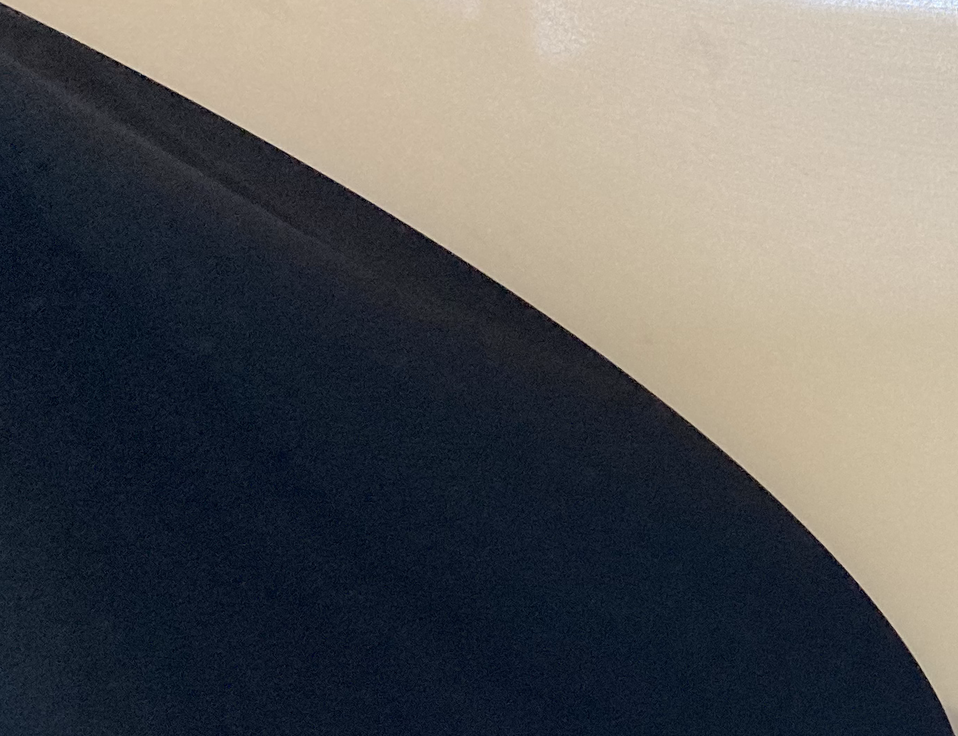
#> input picture 3kg.png, 958 x 736 px, shrunk from 1373 x 1055 before the run
$ python extraction_donnees_courbe.py
#> lines starting #> are read from the running program, lines starting #| are printed output that depends on the picture; after the words box and inside, x2 and y2 are one past the last pixel; in counts of white or black regions, pixels touching at a corner belong together
#!/usr/bin/env python3
# -*- coding: utf-8 -*-
"""
Created on Thu May  5 04:26:03 2022

@author: marie
"""

#%%
from math import *
import numpy as np
import skimage.io as skio
from skimage import color
from skimage import feature
from skimage import filters
import skimage as sk
import matplotlib.pyplot as plt
import skimage.morphology as skm
import matplotlib.pyplot as plt
import cv2
import os
plt.rcParams['image.cmap'] = 'gray'

#%% Filtre de Canny

plt.close('all')
os.chdir("...")

img = skio.imread("3kg.png")
#> img is the input picture: shape (736, 958, 4); mean R, G, B, A 93.3, 92.9, 92.5, 255
img = cv2.cvtColor(img, cv2.COLOR_BGR2GRAY)
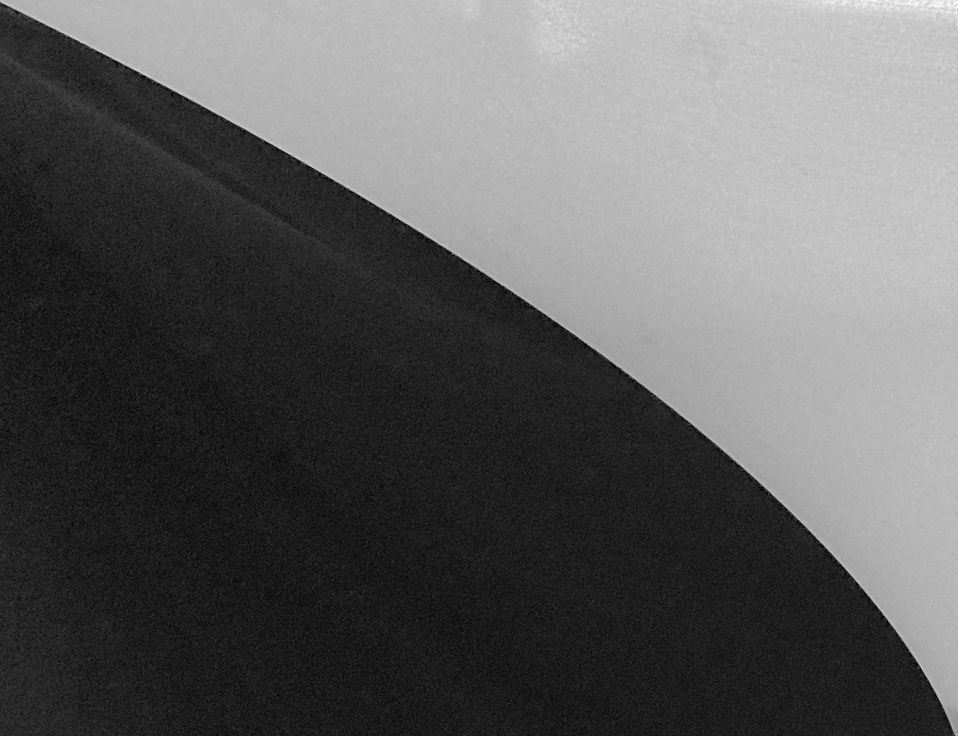
#> img: shape (736, 958); min 0, max 255, mean 92.9
img = sk.img_as_float(img)

# Seuillage pour distinguer le lycra et le fond en noir
img[img>0.45]=1
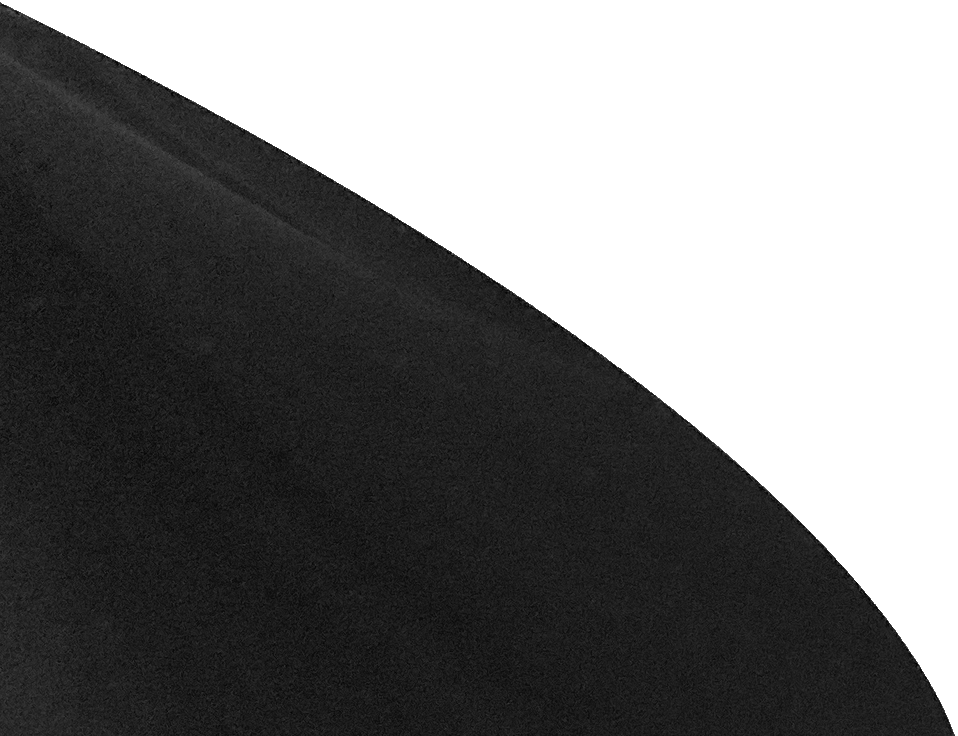
#> img: shape (736, 958) float64; min 0, max 1, mean 0.475
img[img<0.45]=0
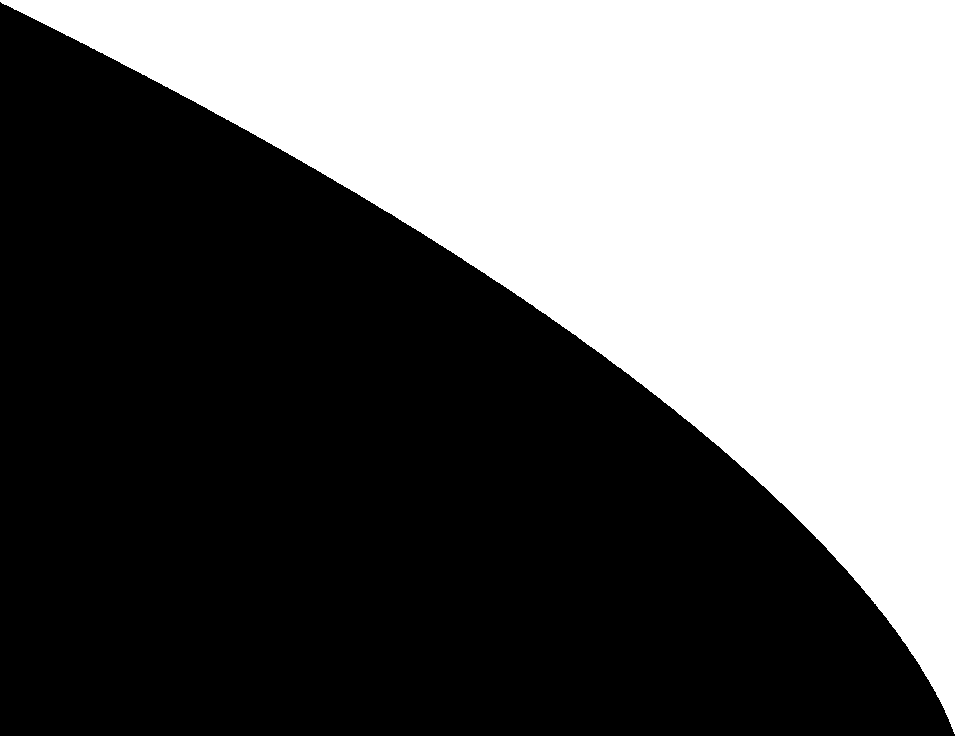
#> img: shape (736, 958) float64; values 0 (black) and 1 (white), 40.2% white; 1 white region, box (x1, y1, x2, y2) and area: (0, 0, 958, 736) 283633
figure0 = plt.figure(0)

# Détection de coutours par filtre de Canny
img_canny = feature.canny(img, sigma=5, low_threshold = 0.3 , high_threshold = .4)
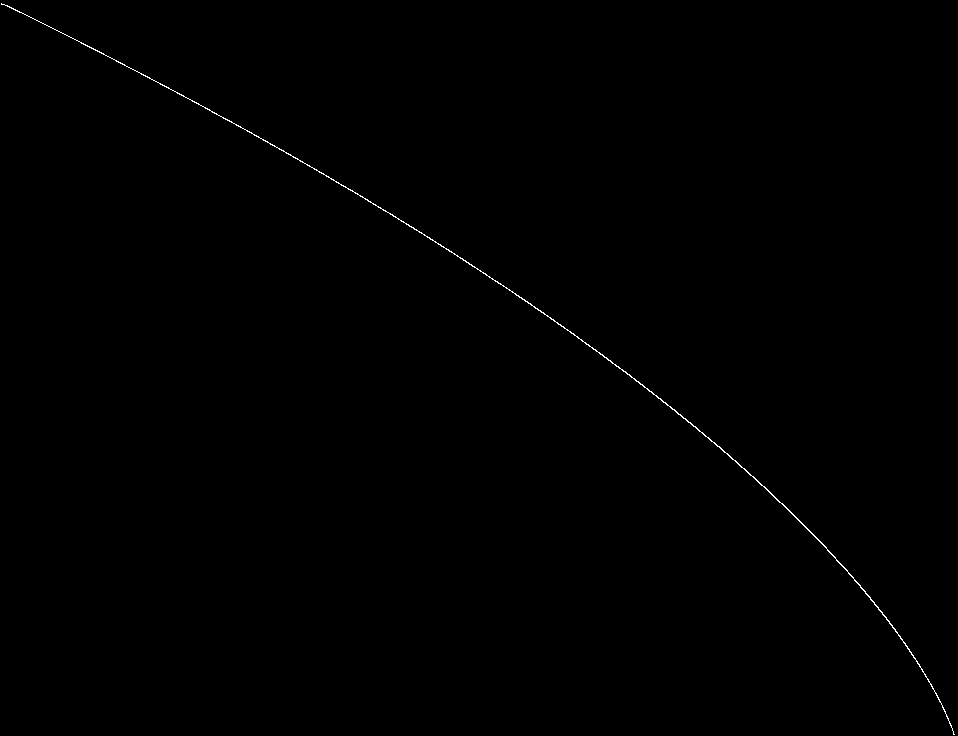
#> img_canny: shape (736, 958) bool; 0.22% white in thin lines or dots
img_canny = sk.img_as_float32(img_canny)
#> img_canny: shape (736, 958) float32; values 0 (black) and 1 (white), 0.22% white in thin lines or dots
plt.imshow(1-img_canny)


#%% Skeletonize pour récupérer la courbe pixel à pixel

plt.close('all')

img_skel = skm.skeletonize(img_canny)
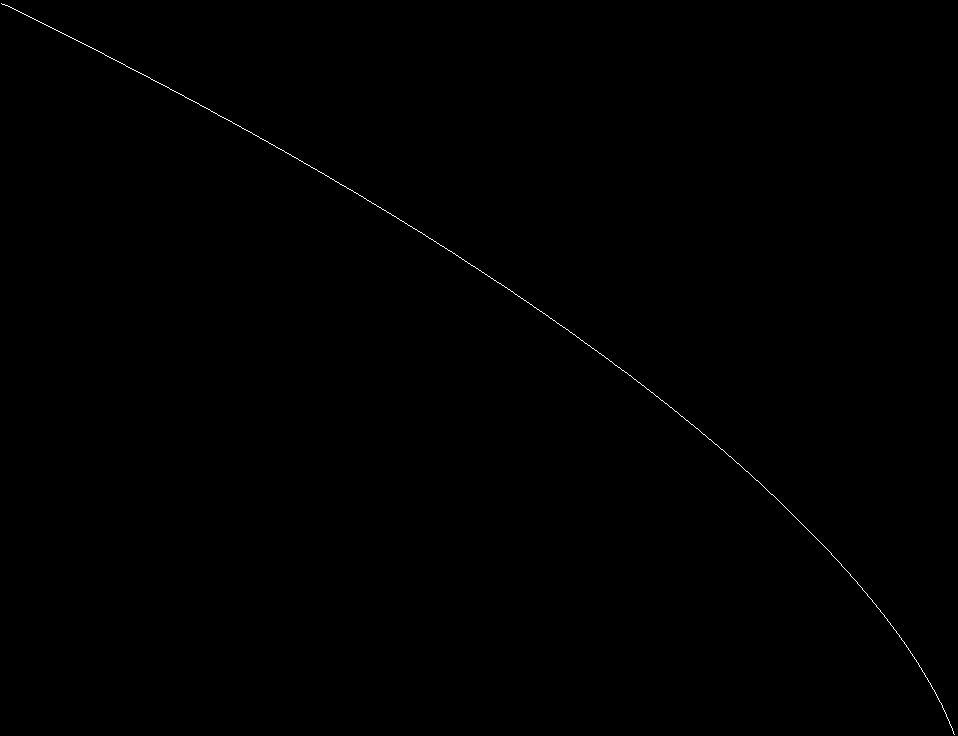
#> img_skel: shape (736, 958) bool; 0.14% white in thin lines or dots
plt.imshow(1-img_skel)


#%% Transformer l'image en fonction mathématique

plt.close('all')

x=[]
y=[]

for i in range (img_skel.shape[1]): # abscisse
    for j in range (img_skel.shape[0]): # ordonnée
        if img_skel[j,i] == True:
            x.append(img_skel.shape[1]-i)
            y.append(img_skel.shape[0]-j)

# Avoir une liste de valeurs croissantes (optionnel)
x = x[::-1]
#> x = 1012 values from 4 to 957
y = y[::-1]
#> y = 1012 values from 2 to 733
a=min(x)
#> a = 4
b=min(y)
#> b = 2

# Placer l'origine (0,0) au début du tableau
for i in range (len(x)):
    x[i] = x[i]-a
    y[i] = y[i]-b
#> after the loop, x = 1012 values from 0 to 953; y = 1012 values from 0 to 731

plt.plot(x,y)


#%% Récupération d'un échantillon de coordonnées à traiter ensuite comme données

plt.close('all')
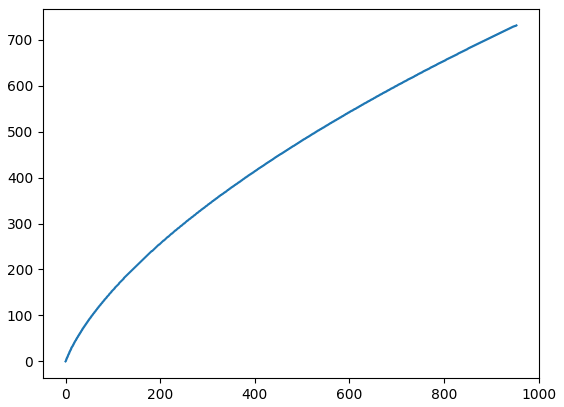
#> figure drawn by matplotlib, 1 panel

x1=[]
y1=[]

for i in range (0,len(x)-1000,10):
    x1.append(x[i])
#> after the loop, x1 = [0, 4]

for j in range (0,len(y)-1000,10):
    y1.append(y[j])


plt.plot(x1,y1,'b.')
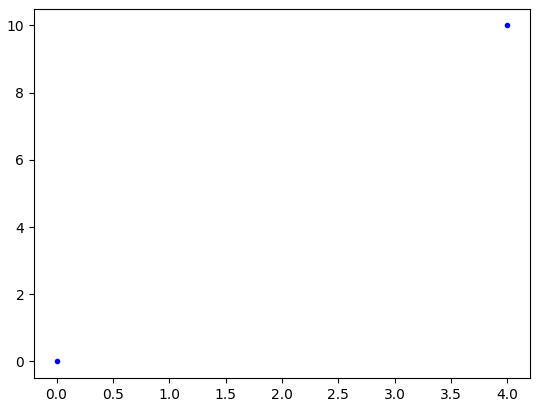
#> figure drawn by matplotlib, 1 panel
